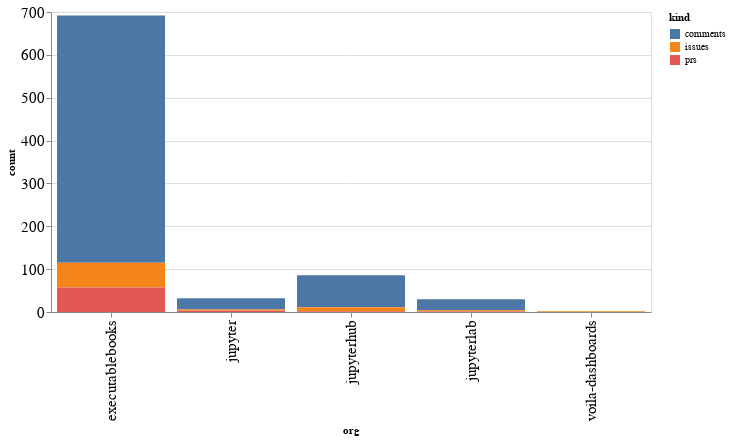

Notebook code cell kept with this figure:
### Code cell
alt.Chart(org_summaries, width=600).mark_bar().encode(
    x='org',
    y='count',
    color='kind',
    tooltip="org"
)

### Figure 1 — Vega-Lite specification as saved in the notebook (floating-point values rounded to 4 significant figures)
{"config": {"axisLeft": {"labelFontSize": 15}, "axisBottom": {"labelFontSize": 15}}, "data": {"name": "data-e9f0ac268c2d53074e3521f89f526e98"}, "mark": "bar", "encoding": {"color": {"type": "nominal", "field": "kind"}, "tooltip": {"type": "nominal", "field": "org"}, "x": {"type": "nominal", "field": "org"}, "y": {"type": "quantitative", "field": "count"}}, "width": 600, "$schema": "https://vega.github.io/schema/vega-lite/v4.8.1.json", "datasets": {"data-e9f0ac268c2d53074e3521f89f526e98": [{"org": "executablebooks", "kind": "comments", "count": 577}, {"org": "executablebooks", "kind": "issues", "count": 58}, {"org": "executablebooks", "kind": "prs", "count": 57}, {"org": "jupyter", "kind": "comments", "count": 26}, {"org": "jupyter", "kind": "issues", "count": 3}, {"org": "jupyter", "kind": "prs", "count": 3}, {"org": "jupyterhub", "kind": "comments", "count": 75}, {"org": "jupyterhub", "kind": "issues", "count": 9}, {"org": "jupyterhub", "kind": "prs", "count": 2}, {"org": "jupyterlab", "kind": "comments", "count": 26}, {"org": "jupyterlab", "kind": "issues", "count": 3}, {"org": "jupyterlab", "kind": "prs", "count": 1}, {"org": "voila-dashboards", "kind": "issues", "count": 2}]}}
